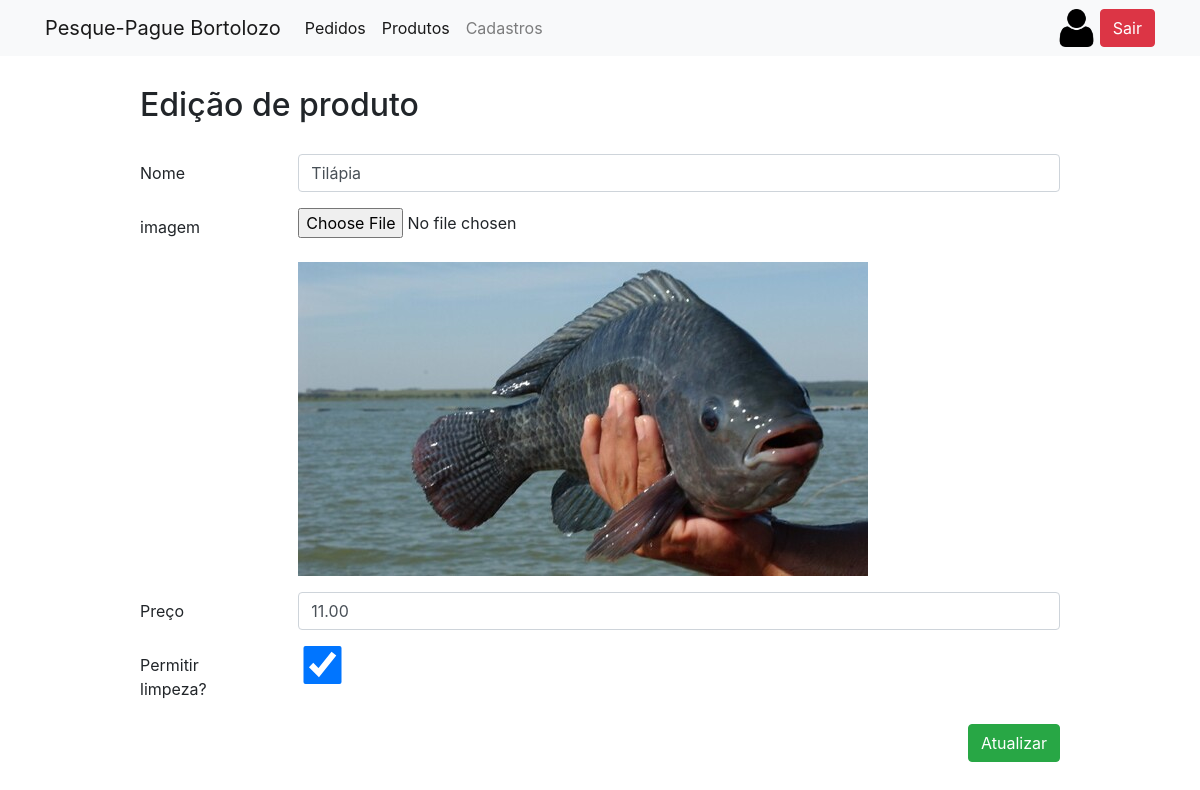
The app's page /produtos/edit.php?id=1 (signed in) with its own data.
### tables this page shows
CREATE TABLE `produtos` (
  `id` int NOT NULL AUTO_INCREMENT,
  `nome` varchar(50) DEFAULT NULL,
  `preco` decimal(5,2) DEFAULT NULL,
  `url_imagem_produto` varchar(150) DEFAULT NULL,
  `limpavel` tinyint DEFAULT NULL,
  PRIMARY KEY (`id`)
);

### src/dao/ProdutoDAO.php (called while the page is built, shortened)
<?php
    class ProdutoDAO{
        public static function getById($id){
            $con= ConnectionFactory::getConnection();
            $stmt = $con->prepare("SELECT * FROM produtos WHERE id= :id");
            $stmt->bindParam(':id', $id, PDO::PARAM_INT);
            $stmt->execute();
            return $stmt;
        }
    }
?>

### produtos/edit.php (the view, shortened to what this page needs)
<?php
    $id= $_GET['id'];
    $stmt_prod= ProdutoDAO::getById($id);
    $produto = $stmt_prod->fetch(PDO::FETCH_OBJ);
?>
<!DOCTYPE html>
<html lang="pt-BR">
<head>
    <?php include("../partials/_head.php")?>
</head>
<body>
    <?php include("../partials/_header.php")?>
    <section id="content">
        <div class="container">
            <div class="row">
                <div class="col-md-1"></div>
                <div class="col-md-10">
                    <h2>Edição de produto</h2>
                    <form action="/produtos/update.php" method="POST" enctype="multipart/form-data">
                        <div class="form-group row">
                            <label for="nome" class="col-sm-2 col-form-label">Nome</label>
                            <div class="col-sm-10">
                                <input required type="text" class="form-control" id="nome" name="nome" value="<?= $produto->nome?>"/>
                            </div>
                        </div>
                        <div class="form-group row">
                            <label for="imagem" class="col-sm-2 col-form-label">imagem</label>
                            <div class="col-sm-10">
                                <input type="file" class="form-control-file" id="imagem" name="imagem"/>
                                <br/>
                                <?php if($produto->url_imagem_produto) : ?>
                                    <img src="<?=$produto->url_imagem_produto?>" alt="<?= $produto->nome?>"/>
                                <?php else : ?>
                                    <img src="/img/no-image.png">
                                <?php endif?>
                            </div>
                        </div>
                        <div class="form-group row">
                            <label for="preco" class="col-sm-2 col-form-label">Preço</label>
                            <div class="col-sm-10">
                                <input required type="text" class="form-control" id="preco" name="preco" value="<?= $produto->preco?>"/>
                            </div>
                        </div>
                        <div class="form-group row">
                            <label for="limpavel" class="col-sm-2 col-form-label">Permitir limpeza?</label>
                            <div class="col-sm-1 checkbox">
                                <?php if($produto->limpavel==0) :?>
                                    <input type="checkbox" class="form-control" id="limpavel" name="limpavel"/>
                                <?php else :?>
                                    <input type="checkbox" class="form-control" id="limpavel" name="limpavel" checked/>
                                <?php endif?>
                            </div>
                        </div>
                        <input type="submit" value="Atualizar" class="btn btn-success float-right">
                    </form>
                </div>
            </div>
        </div>
    </section>
</body>
</html>

### css/style.css (style rules this page uses)
img { max-width: 100%; }
section#content { margin-top: 30px; }
section#content h2 { margin-bottom: 30px; }

### records on screen
produtos: nome "Tilápia", url_imagem_produto (picture), preco "11.00"
